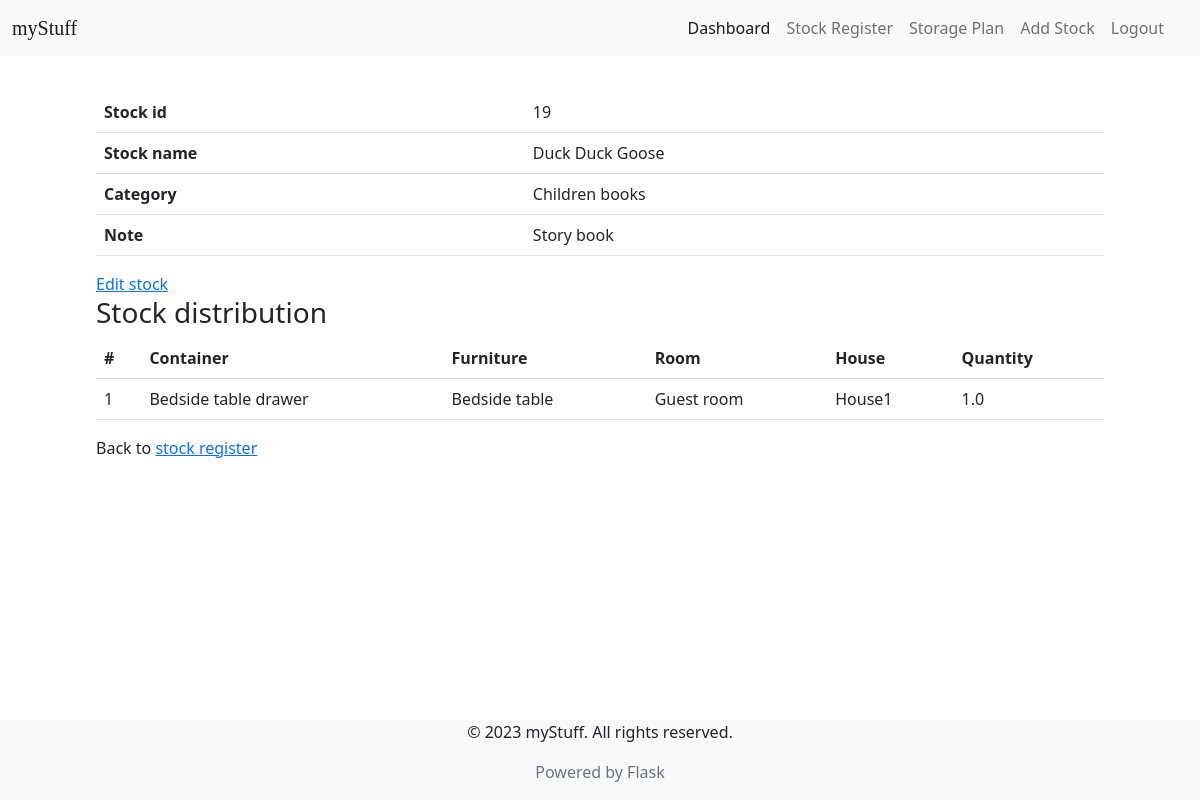
Page /stock_info/19 (signed in) on the committed database.
### tables this page shows
CREATE TABLE stock(stock_id INTEGER PRIMARY KEY AUTOINCREMENT, stock_name TEXT NOT NULL, category_id INTEGER NOT NULL, note TEXT, user_id INTEGER REFERENCES user(id), FOREIGN KEY(category_id) REFERENCES category(category_id));

CREATE TABLE category (
    category_id INTEGER PRIMARY KEY AUTOINCREMENT, 
    category TEXT NOT NULL, 
    description TEXT,
    user_id INTEGER REFERENCES user(id)
    );

CREATE TABLE container (container_id INTEGER PRIMARY KEY AUTOINCREMENT,furniture_id INTEGER, container_name TEXT NOT NULL, is_unassigned INTEGER DEFAULT 0, FOREIGN KEY (furniture_id) REFERENCES furniture (furniture_id));

CREATE TABLE furniture (furniture_id INTEGER PRIMARY KEY AUTOINCREMENT, furniture_name TEXT NOT NULL, room_id INTEGER, FOREIGN KEY (room_id) REFERENCES room (room_id));

CREATE TABLE room (room_id INTEGER PRIMARY KEY AUTOINCREMENT, room_name TEXT NOT NULL, house_id INTEGER, FOREIGN KEY (house_id) REFERENCES house (house_id));

CREATE TABLE house (house_id INTEGER PRIMARY KEY AUTOINCREMENT, house_name TEXT NOT NULL, user_id INTEGER REFERENCES user(id));

CREATE TABLE stock_container (
  stock_container_id INTEGER PRIMARY KEY AUTOINCREMENT,
  stock_id INTEGER NOT NULL,
  container_id INTEGER NOT NULL, quantity FLOAT NOT NULL,
  FOREIGN KEY (stock_id) REFERENCES stock (stock_id),
  FOREIGN KEY (container_id) REFERENCES container (container_id)
);

### app.py (the view)
@app.route("/stock_info/<int:stock_id>")
@login_required
def stock_info(stock_id):
    db = get_db_connection()
    stock_info = db.execute(
        "SELECT stock_container.stock_container_id, stock.stock_id, stock.stock_name, category.category, stock.note, container.container_name, furniture.furniture_name, room.room_name, house.house_name, stock_container.quantity FROM stock_container JOIN stock ON stock.stock_id=stock_container.stock_id JOIN category ON category.category_id=stock.category_id JOIN container ON container.container_id=stock_container.container_id JOIN furniture ON furniture.furniture_id=container.furniture_id JOIN room ON room.room_id=furniture.room_id JOIN house ON house.house_id=room.house_id WHERE stock.stock_id=?",
        [stock_id],
    ).fetchall()
    stock_location = {}
    for row in stock_info:
        (
            stock_container_id,
            stock_id,
            stock_name,
            category,
            note,
            container_name,
            furniture_name,
            room_name,
            house_name,
            quantity,
        ) = row
        if stock_container_id not in stock_location:
            stock_location[stock_container_id] = {
                "stock_id": stock_id,
                "stock_name": stock_name,
                "category": category,
                "note": note,
                "container_name": container_name,
                "furniture_name": furniture_name,
                "room_name": room_name,
                "house_name": house_name,
                "quantity": quantity,
            }
    return render_template(
        "stock_info.html", stock_info=stock_info, stock_location=stock_location
    )

### app.py (called while the page is built)
@login_manager.user_loader
def load_user(user_id):
    conn = sqlite3.connect("myStuff.db")
    c = conn.cursor()
    c.execute("SELECT * FROM user WHERE id=?", [user_id])
    user = c.fetchone()
    if user:
        return User(user[0], user[1])
    else:
        return None

def get_db_connection():
    conn = sqlite3.connect("myStuff.db")
    conn.row_factory = sqlite3.Row
    return conn

### templates/stock_info.html (shortened to what this page needs)
{% extends 'layout.html' %}
{% block content %}
{% if edit_mode %}
<form method="POST" action="/update_stock_info/{{ stock_info[0]['stock_id'] }}">
    <table class='table'>
        <tr>
            <th scope="row">Stock id</th>
            <td>{{stock_info[0]["stock_id"]}}</td>
        </tr>
        <tr>
            <th scope="row">Stock name</th>
            <td><input type='text' name='new_stock_name' value='{{stock_info[0]["stock_name"]}}'></td>
        </tr>
        <tr>
            <th scope="row">Category</th>
            <td>
                <select name='new_category'>
                    <option value='{{stock_info[0]["category_id"]}}' selected>{{stock_info[0]["category"]}}</option>
                    {% for key in categories_dict %}
                    <option value='{{categories_dict[key]}}'>{{key}}
                    </option>
                    {% endfor %}
                </select>
            </td>
        </tr>
        <tr>
            <th scope="row">Note</th>
            <td><input type='text' name='new_note' value='{{stock_info[0]["note"]}}'></td>
        </tr>
    </table>
    <input type="submit" />
</form>
{% else %}
<table class='table'>
    <tr>
        <th scope="row">Stock id</th>
        <td>{{stock_info[0]["stock_id"]}}</td>
    </tr>
    <tr>
        <th scope="row">Stock name</th>
        <td>{{stock_info[0]["stock_name"]}}</td>
    </tr>
    <tr>
        <th scope="row">Category</th>
        <td>{{stock_info[0]["category"]}}</td>
    </tr>
    <tr>
        <th scope="row">Note</th>
        <td>{{stock_info[0]["note"]}}</td>
    </tr>
</table>
<a href='/edit_stock/{{stock_info[0]["stock_id"]}}'>Edit stock</a>
<h3>Stock distribution</h3>
<table class='table'>
    <thead>
        <tr>
            <th scope="col">#</th>
            <th scope="col">Container</th>
            <th scope="col">Furniture</th>
            <th scope="col">Room</th>
            <th scope="col">House</th>
            <th scope="col">Quantity</th>
        </tr>
    </thead>
    <tbody>
        {% for key, item in stock_location.items() %}
        <tr>
            <td class="counter-cell" scope="row"></td>
            <td>{{ item["container_name"] }}</td>
            <td>{{ item["furniture_name"] }}</td>
            <td>{{ item["room_name"] }}</td>
            <td>{{ item["house_name"] }}</td>
            <td>{{ item["quantity"] }}</td>
        </tr>
        {% endfor %}
    </tbody>
</table>
{% endif %}
<div>
    <p>Back to <a href='/view_stock'>stock register</a></p>
</div>
{% endblock %}

### templates/stock_info.html (style rules this page uses)
table { counter-reset: row-counter; }
.counter-cell::before { counter-increment: row-counter; content: counter(row-counter); }

### templates/layout.html (style rules this page uses)
html, body { height: 100%; background-image: url("../static/background.png"); background-repeat: repeat-y; background-size: cover; }
body { display: flex; flex-direction: column; }

### rows in the picture
stock: stock_id "19", stock_name "Duck Duck Goose", note "Story book"
category: category "Children books"
container: container_name "Bedside table drawer"
furniture: furniture_name "Bedside table"
room: room_name "Guest room"
house: house_name "House1"
stock_container: quantity "1.0"
